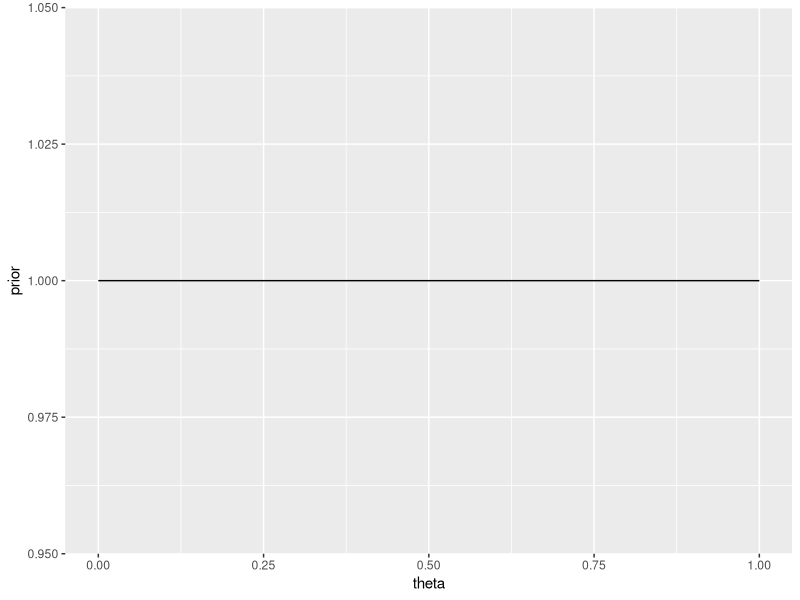
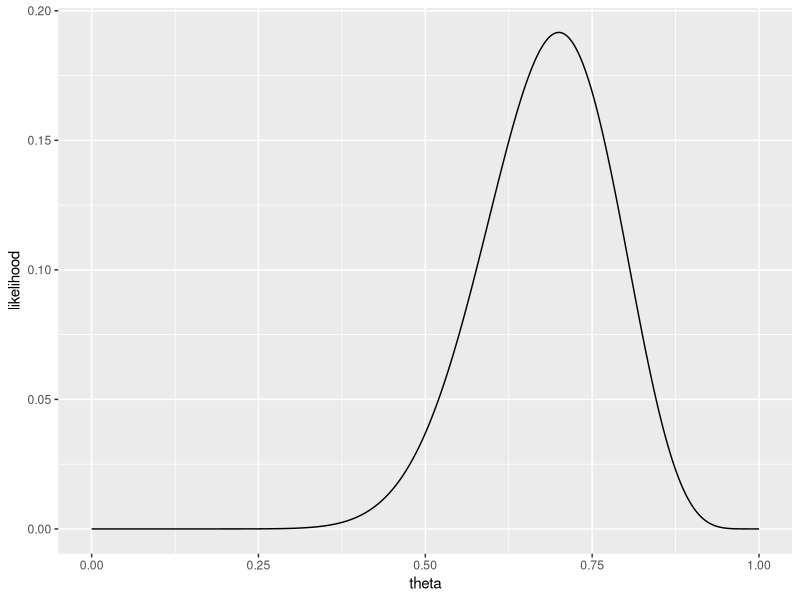
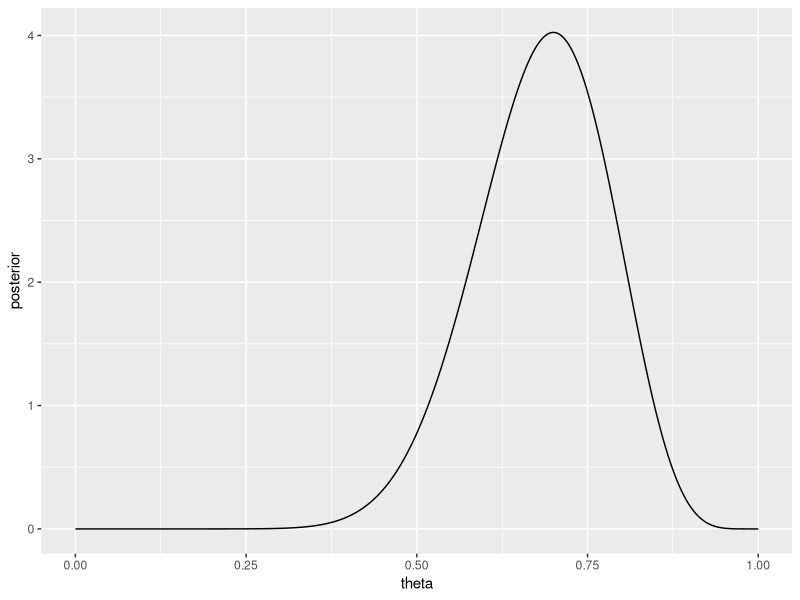
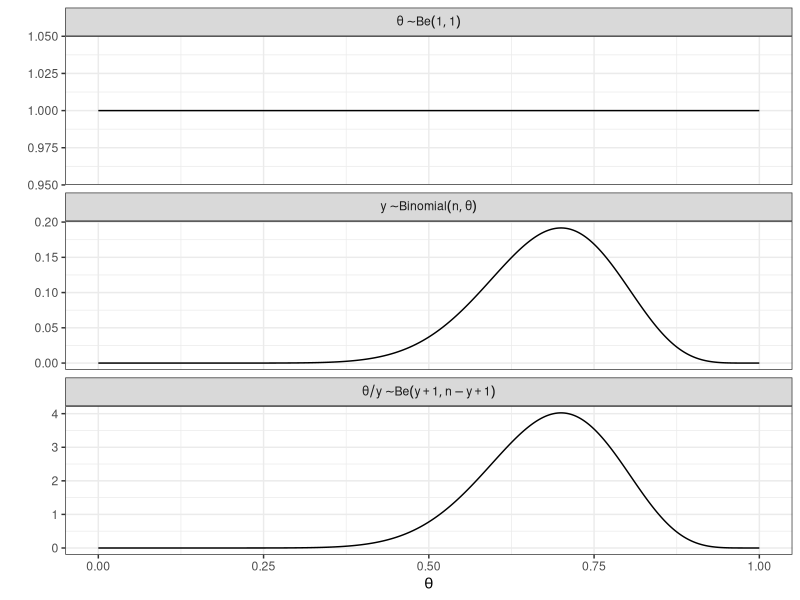
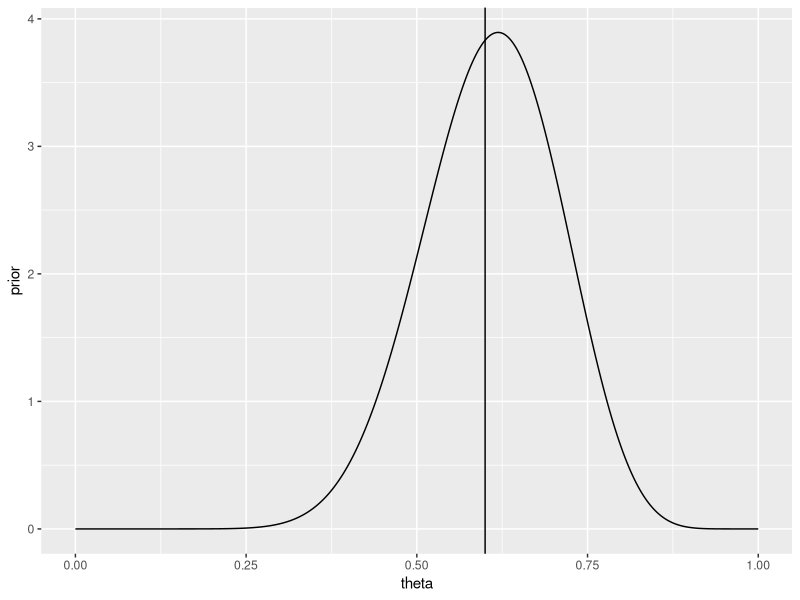
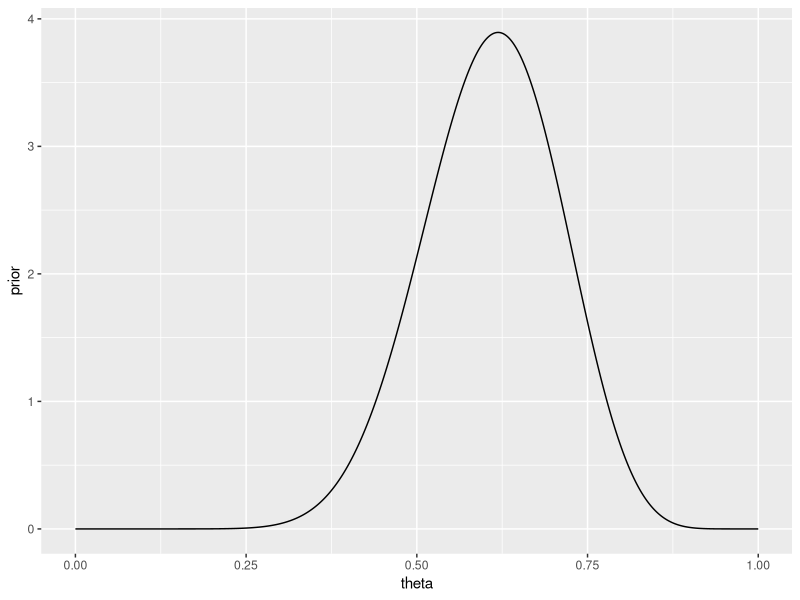
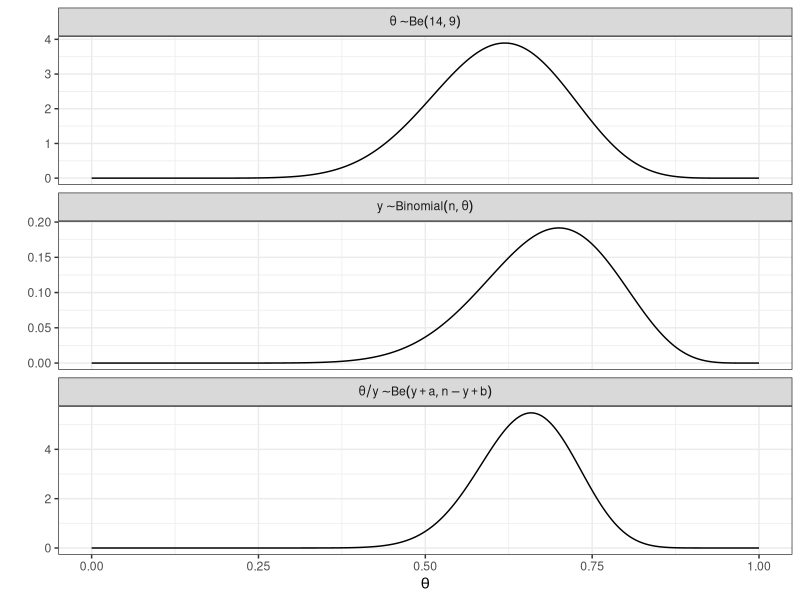

Generate these figures, in order, with R:
## ---- chunk 1
knitr::opts_chunk$set(echo = FALSE)
library(tidyverse)
## ---- chunk 2
#| code-line-numbers: "1"
#| output-location: column-fragment

# Beta parameters (prior)
a <- 1
b <- 1

n_grid = 1000 # grid size 
theta <- seq(0,1,length = n_grid) # grid of theta values
prior <- dbeta(theta,a,b) # get the prior distribution

# create a dataset
ptheta_dat <- tibble::tibble(theta, prior)

# plot prior
ggplot2::ggplot(ptheta_dat, aes(x = theta, y = prior)) +
  geom_line()
## ---- chunk 3
#| code-line-numbers: "1"
#| output-location: column-fragment

# Data
y <- 14
n <- 20

n_grid = 1000 # grid size 
theta <- seq(0,1,length = n_grid) # grid of theta values
likelihood <- dbinom(y,n,prob = theta) # get the likelihood distribution

# create a dataset
ltheta_dat <- tibble::tibble(theta, likelihood)

# plot likelihood
ggplot2::ggplot(ltheta_dat, aes(x = theta, y = likelihood)) +
  geom_line()
## ---- chunk 4
#| code-line-numbers: "1"
#| output-location: column-fragment

# Data
y <- 14
n <- 20

# Beta parameters (posterior)
a_post <- y+1
b_post <- n-y+1

n_grid = 1000 # grid size 
theta <- seq(0,1,length = n_grid) # grid of theta values
posterior <- dbeta(theta,a_post,b_post) # get the posterior distribution

# create a dataset
posttheta_dat <- tibble::tibble(theta, posterior)

# plot posterior
ggplot2::ggplot(posttheta_dat, aes(x = theta, y = posterior)) +
  geom_line()

## ---- chunk 5
y <- 14
n <- 20
a <- 1
b <- 1

n_grid = 1000
theta <- seq(0,1,length = n_grid) # grid of theta values
prior <- dbeta(theta,a,b)

ptheta_dat <- tibble::tibble(theta, prior)

likelihood <- dbinom(y,n,prob = theta)
ptheta_dat$likelihood <- likelihood

posterior <- dbeta(theta,y+a,n-y+b)
ptheta_dat$posterior <- posterior


ptheta_dat_long <- 
  ptheta_dat %>% 
   pivot_longer(prior:posterior,
                names_to = "type",
                values_to = "value") %>%
   mutate(type = factor(type, 
                        levels =c("prior","likelihood","posterior"))) %>%    mutate(type = recode_factor(type, 
                              `prior` = "theta %~% Be(1,1)", 
                              `likelihood` = "y %~% Binomial(n,theta)",
                              `posterior` = "theta / y %~% Be(y+1,n-y+1)"))


ggplot(ptheta_dat_long, aes(x = theta, y = value)) +
  geom_line() +
  facet_wrap(~type, 
             label = "label_parsed", 
             nrow = 3, 
             scales = "free_y") +
  xlab(expression(theta)) +
  ylab("") +
  theme_bw() 

## ---- chunk 6
# Beta parameters (prior)
a <- 14
b <- 9

n_grid = 1000 # grid size 
theta <- seq(0,1,length = n_grid) # grid of theta values
prior <- dbeta(theta,a,b) # get the prior distribution

# create a dataset
ptheta_dat <- tibble::tibble(theta, prior)

# plot prior
ggplot2::ggplot(ptheta_dat, aes(x = theta, y = prior)) +
  geom_line()+
  geom_vline(xintercept = 0.6)
## ---- chunk 7
#| code-line-numbers: ""
#| output-location: column-fragment

# Beta parameters (prior)
a <- 14
b <- 9

n_grid = 1000 # grid size 
theta <- seq(0,1,length = n_grid) # grid of theta values
prior <- dbeta(theta,a,b) # get the prior distribution

# create a dataset
ptheta_dat <- tibble::tibble(theta, prior)

# plot prior
ggplot2::ggplot(ptheta_dat, aes(x = theta, y = prior)) +
  geom_line()
## ---- chunk 8
y <- 14
n <- 20
a <- 14
b <- 9

n_grid = 1000
theta <- seq(0,1,length = n_grid) # grid of theta values
prior <- dbeta(theta,a,b)

ptheta_dat <- tibble::tibble(theta, prior)

likelihood <- dbinom(y,n,prob = theta)
ptheta_dat$likelihood <- likelihood

posterior <- dbeta(theta,y+a,n-y+b)
ptheta_dat$posterior <- posterior


ptheta_dat_long <- 
  ptheta_dat %>% 
   pivot_longer(prior:posterior,
                names_to = "type",
                values_to = "value") %>%
   mutate(type = factor(type, 
                        levels =c("prior","likelihood","posterior"))) %>%    mutate(type = recode_factor(type, 
                              `prior` = "theta %~% Be(14,9)", 
                              `likelihood` = "y %~% Binomial(n,theta)",
                              `posterior` = "theta / y %~% Be(y+a,n-y+b)"))


ggplot(ptheta_dat_long, aes(x = theta, y = value)) +
  geom_line() +
  facet_wrap(~type, 
             label = "label_parsed", 
             nrow = 3, 
             scales = "free_y") +
  xlab(expression(theta)) +
  ylab("") +
  theme_bw() 

